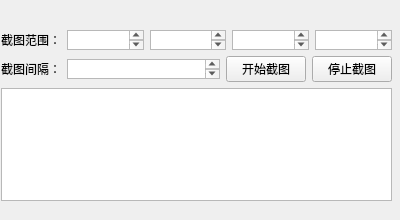
<?xml version="1.0" encoding="UTF-8"?>
<ui version="4.0">
 <class>Form</class>
 <widget class="QWidget" name="Form">
  <property name="geometry">
   <rect>
    <x>0</x>
    <y>0</y>
    <width>400</width>
    <height>220</height>
   </rect>
  </property>
  <property name="windowTitle">
   <string>Form</string>
  </property>
  <widget class="QWidget" name="verticalLayoutWidget">
   <property name="geometry">
    <rect>
     <x>1</x>
     <y>30</y>
     <width>391</width>
     <height>171</height>
    </rect>
   </property>
   <layout class="QVBoxLayout" name="verticalLayout">
    <item>
     <layout class="QHBoxLayout" name="horizontalLayout_3">
      <item>
       <widget class="QLabel" name="label_4">
        <property name="sizePolicy">
         <sizepolicy hsizetype="Preferred" vsizetype="Preferred">
          <horstretch>0</horstretch>
          <verstretch>0</verstretch>
         </sizepolicy>
        </property>
        <property name="text">
         <string>截图范围：</string>
        </property>
       </widget>
      </item>
      <item>
       <widget class="QTextEdit" name="textEdit">
        <property name="sizePolicy">
         <sizepolicy hsizetype="Expanding" vsizetype="Preferred">
          <horstretch>0</horstretch>
          <verstretch>0</verstretch>
         </sizepolicy>
        </property>
        <property name="maximumSize">
         <size>
          <width>16777215</width>
          <height>20</height>
         </size>
        </property>
       </widget>
      </item>
      <item>
       <widget class="QTextEdit" name="textEdit_4">
        <property name="sizePolicy">
         <sizepolicy hsizetype="Expanding" vsizetype="Preferred">
          <horstretch>0</horstretch>
          <verstretch>0</verstretch>
         </sizepolicy>
        </property>
        <property name="maximumSize">
         <size>
          <width>16777215</width>
          <height>20</height>
         </size>
        </property>
       </widget>
      </item>
      <item>
       <widget class="QTextEdit" name="textEdit_5">
        <property name="sizePolicy">
         <sizepolicy hsizetype="Expanding" vsizetype="Preferred">
          <horstretch>0</horstretch>
          <verstretch>0</verstretch>
         </sizepolicy>
        </property>
        <property name="maximumSize">
         <size>
          <width>16777215</width>
          <height>20</height>
         </size>
        </property>
       </widget>
      </item>
      <item>
       <widget class="QTextEdit" name="textEdit_6">
        <property name="sizePolicy">
         <sizepolicy hsizetype="Expanding" vsizetype="Preferred">
          <horstretch>0</horstretch>
          <verstretch>0</verstretch>
         </sizepolicy>
        </property>
        <property name="maximumSize">
         <size>
          <width>16777215</width>
          <height>20</height>
         </size>
        </property>
       </widget>
      </item>
     </layout>
    </item>
    <item>
     <layout class="QHBoxLayout" name="horizontalLayout">
      <item>
       <widget class="QLabel" name="label_2">
        <property name="sizePolicy">
         <sizepolicy hsizetype="Preferred" vsizetype="Preferred">
          <horstretch>0</horstretch>
          <verstretch>0</verstretch>
         </sizepolicy>
        </property>
        <property name="text">
         <string>截图间隔：</string>
        </property>
       </widget>
      </item>
      <item>
       <widget class="QTextEdit" name="textEdit_2">
        <property name="sizePolicy">
         <sizepolicy hsizetype="Expanding" vsizetype="Preferred">
          <horstretch>0</horstretch>
          <verstretch>0</verstretch>
         </sizepolicy>
        </property>
        <property name="maximumSize">
         <size>
          <width>16777215</width>
          <height>20</height>
         </size>
        </property>
       </widget>
      </item>
      <item>
       <widget class="QPushButton" name="pushButton">
        <property name="text">
         <string>开始截图</string>
        </property>
       </widget>
      </item>
      <item>
       <widget class="QPushButton" name="pushButton_2">
        <property name="text">
         <string>停止截图</string>
        </property>
       </widget>
      </item>
     </layout>
    </item>
    <item>
     <widget class="QTextEdit" name="textEdit_3"/>
    </item>
   </layout>
  </widget>
 </widget>
 <resources/>
 <connections/>
</ui>
